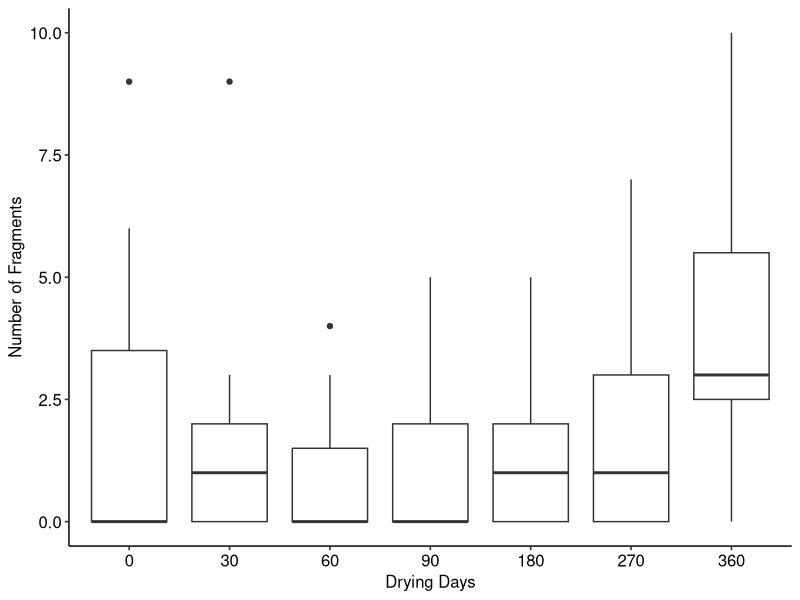
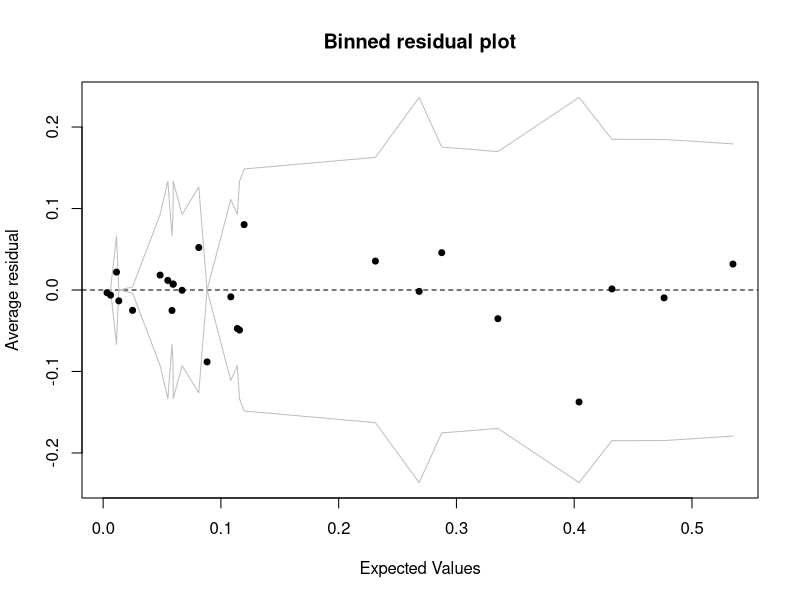
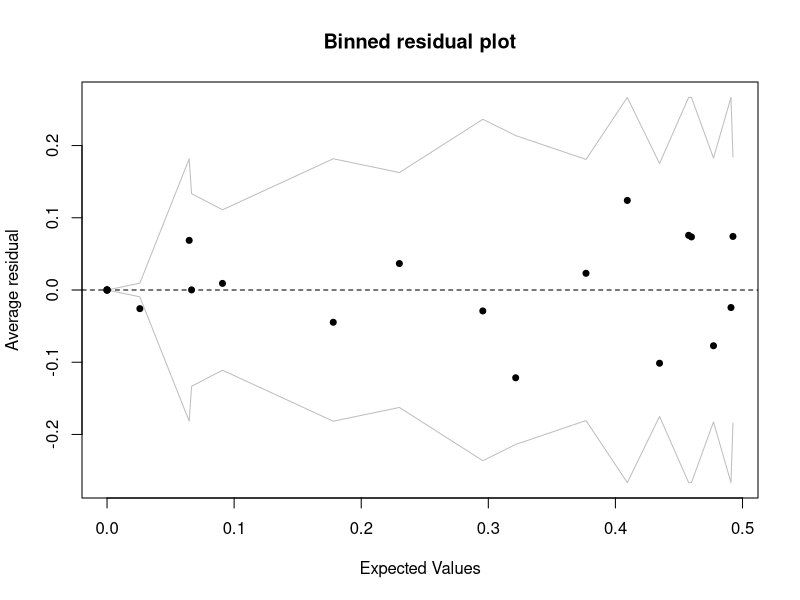
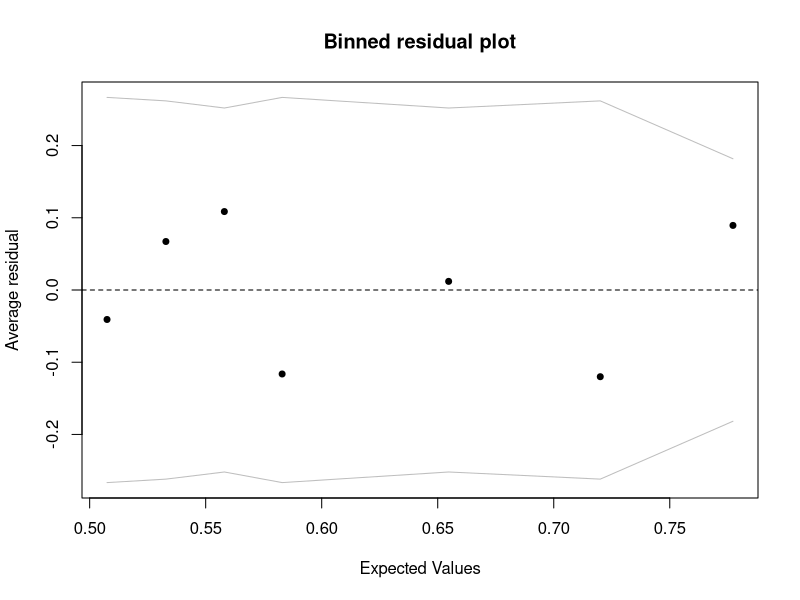
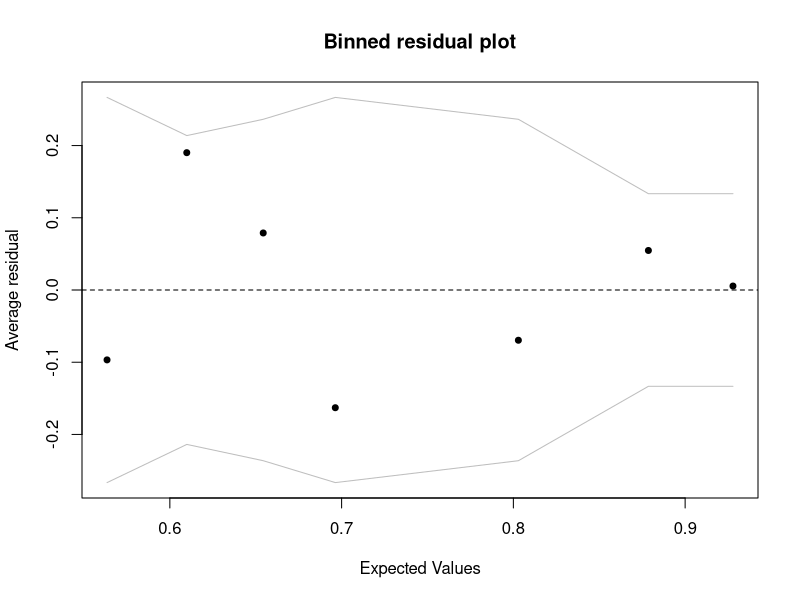
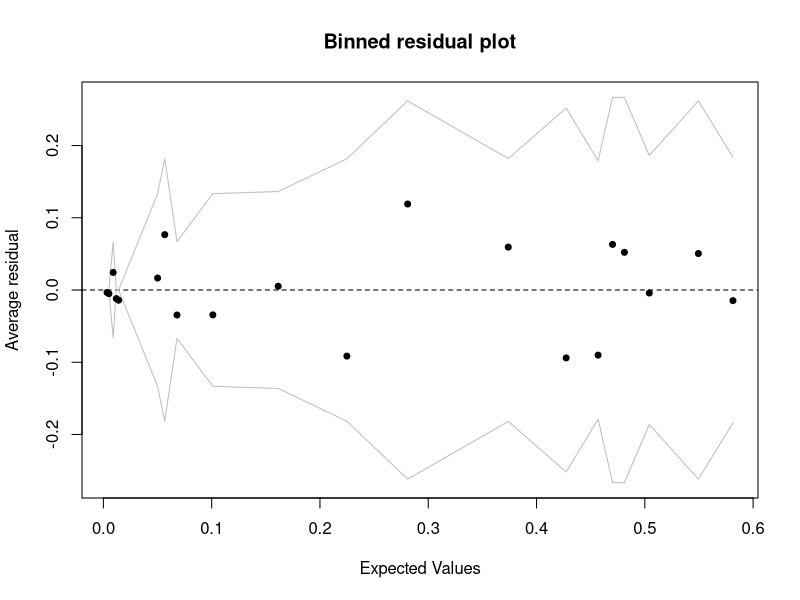
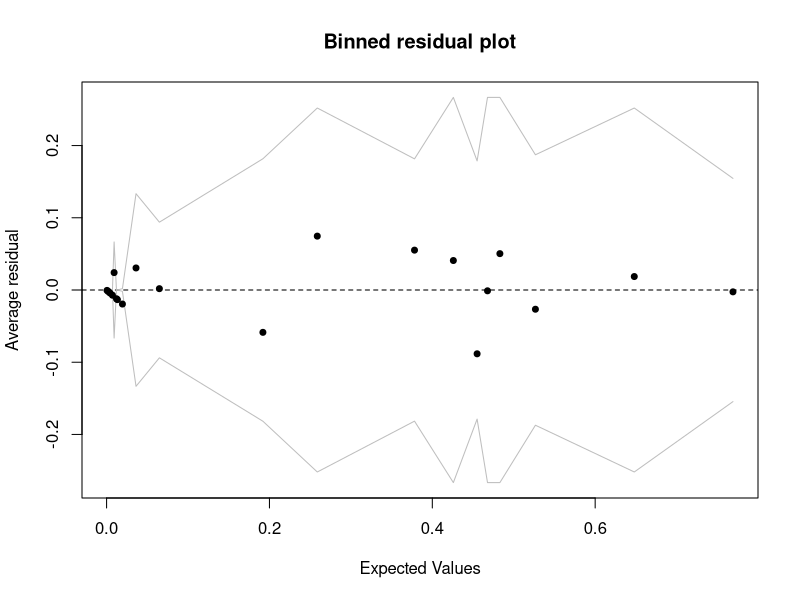
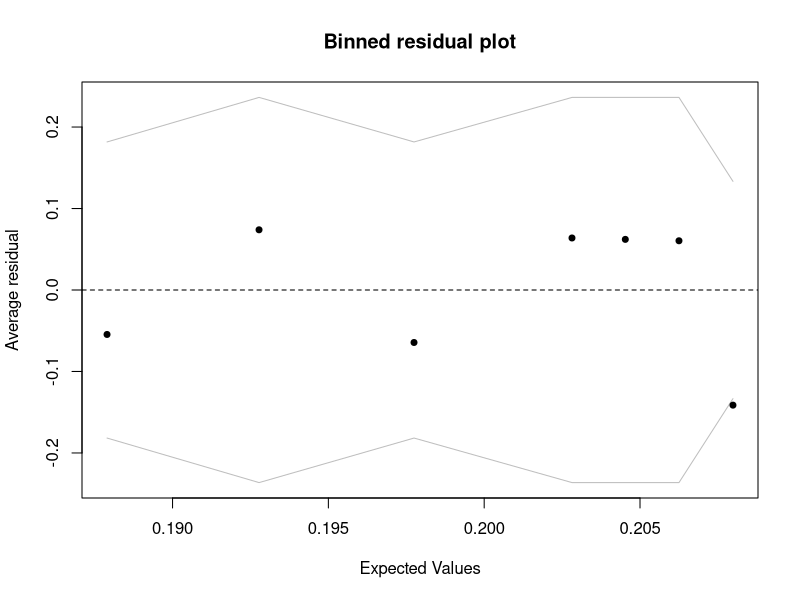

Write the R code that produced these figures, in order.
## ---- chunk 1
knitr::opts_chunk$set(echo = FALSE)
library(tidyverse)
library(readxl)
library(dplyr)
library(nnet)
library(rlist)
library(arm)
library(knitr)
library(MASS)
library(ggpubr)
theme_set(theme_pubr())
# loading packages
## ---- chunk 2
bone <- readxl::read_xlsx("BU Thesis Data-2.xlsx", sheet = 2)
drop<-c()
for (i in 1:nrow(bone))  {
  if (is.na(bone$`Bone Type`[i])){
    drop <- c(drop, i)
  }
}
bone<-bone[-drop,]
# read bone and drop the date without information
# ignore unobserved bone
bone <- dplyr::select(bone,-`Bone Type`,-`Percentage of Feature Present`)
# select columns from Bone Type to Percentage of Feature Present
bone$`Bone Specimen` <- gsub("\\,.*","", bone$`Bone Specimen`)
bone$`Bone Specimen` <- gsub("[^0-9]","", bone$`Bone Specimen`)
bone$`days`<-as.numeric(bone$`Bone Specimen`)
bone<-mutate(bone,`Bone Specimen`=fct_relevel(`Bone Specimen`,'0','30','60','90','180','270','360'))
# creating variable drying day
typeof(bone$`Bone Specimen`)
bone$`Fractographic Features`[bone$`Fractographic Features`=="N/A"]<-"No Feature"
bone$`Fracture Angle`[bone$`Fracture Angle`=="N/A"]<-"non applicable"
bone$`Fracture Type`[bone$`Fracture Type`=="N/A"]<-"non applicable"
bone$`Fracture Surface`[bone$`Fracture Surface`=="N/A"]<-"non applicable"
bone$`Fracture Outline`[bone$`Fracture Outline`=="N/A"]<-"non applicable"
#Clean dependent variable
bone$`Bisecting Fracture`<-factor(bone$`Bisecting Fracture`)
bone$`Fracture-like`<-factor(bone$`Fracture-like`)
bone$`Fracture Angle`<-factor(bone$`Fracture Angle`)
bone$`Fracture Type`<-factor(bone$`Fracture Type`)
bone$`Fracture Surface`<-factor(bone$`Fracture Surface`)
bone$`Fracture Outline`<-factor(bone$`Fracture Outline`)
bone$`Fractographic Features`<-factor(bone$`Fractographic Features`)
# transfer variables to factor 
## ---- chunk 3
bone$`WAKE HACKLE`<-rep(0,nrow(bone))
bone$`WAKE HACKLE`[grepl('WAKE HACKLE', bone$`Fractographic Features`)]<-1
bone$`WAKE HACKLE`<-as.factor(bone$`WAKE HACKLE`)

bone$`BONE HACKLE`<-rep(0,nrow(bone))
bone$`BONE HACKLE`[grepl('BONE HACKLE', bone$`Fractographic Features`)]<-1
bone$`BONE HACKLE`<-as.factor(bone$`BONE HACKLE`)

bone$`BONE MIRROR`<-rep(0,nrow(bone))
bone$`BONE MIRROR`[grepl('BONE MIRROR', bone$`Fractographic Features`)]<-1
bone$`BONE MIRROR`<-as.factor(bone$`BONE MIRROR`)

bone$`CANTILEVER CURL`<-rep(0,nrow(bone))
bone$`CANTILEVER CURL`[grepl('CANTILEVER CURL', bone$`Fractographic Features`)]<-1
bone$`CANTILEVER CURL`<-as.factor(bone$`CANTILEVER CURL`)

bone$`ARREST RIDGE`<-rep(0,nrow(bone))
bone$`ARREST RIDGE`[grepl('ARREST RIDGE', bone$`Fractographic Features`)]<-1
bone$`ARREST RIDGE`<-as.factor(bone$`ARREST RIDGE`)

bone$`WALLNER LINES`<-rep(0,nrow(bone))
bone$`WALLNER LINES`[grepl('WALLNER LINES', bone$`Fractographic Features`)]<-1
bone$`WALLNER LINES`<-as.factor(bone$`WALLNER LINES`)
## ---- chunk 4
options(digits = 2) 
table1<-rbind(table(bone$`Bisecting Fracture`,bone$`Bone Specimen`)[2,]/15,table(bone$`Fracture-like`,bone$`Bone Specimen`)[2,]/15)
row.names(table1)<-c('Bisecting percentage','Fracture-like percentage')
kable(table1,caption = 'Bisecting Fracture and Fracture-like percentage for different drying-day groups')
ggplot(data = bone, mapping = aes(x = `Bone Specimen`, y = `Number of Fragments`)) + geom_boxplot()+labs(x="Drying Days")

## ---- chunk 5
fit.Fracture_Type<-multinom(bone$`Fracture Type`~bone$days,trace = FALSE)
summary(fit.Fracture_Type)
binnedplot(fitted(fit.Fracture_Type),resid(fit.Fracture_Type,type="response"))
## ---- chunk 6
t_stat_type <- summary(fit.Fracture_Type)$coefficients / summary(fit.Fracture_Type)$standard.errors
t_stat_type
## ---- chunk 7
fit.Fracture_Surface<-multinom(bone$`Fracture Surface`~bone$days,trace = FALSE)
summary(fit.Fracture_Surface)
binnedplot(fitted(fit.Fracture_Surface),resid(fit.Fracture_Surface,type="response"))
## ---- chunk 8
t_stat_Surface <- summary(fit.Fracture_Surface)$coefficients / summary(fit.Fracture_Surface)$standard.errors
t_stat_Surface
## ---- chunk 9
fit.Bisect_Fracture<-glm(bone$`Bisecting Fracture`~bone$days,family = binomial())
summary(fit.Bisect_Fracture) #estimated coefficients & p-value
## ---- chunk 10
binnedplot(fitted(fit.Bisect_Fracture),resid(fit.Bisect_Fracture,type="response"))
## ---- chunk 11
fit.Fracture_like<-glm(bone$`Fracture-like`~bone$days,family = binomial())
summary(fit.Fracture_like) #estimated coefficients, p-value
## ---- chunk 12
binnedplot(fitted(fit.Fracture_like),resid(fit.Fracture_like,type="response"))
## ---- chunk 13
fit.Fracture_Angle<-multinom(bone$`Fracture Angle`~bone$days,trace = FALSE)
summary(fit.Fracture_Angle)
## ---- chunk 14
z <- summary(fit.Fracture_Angle)$coefficients / summary(fit.Fracture_Angle)$standard.errors
p <- (1-pnorm(abs(z),0,1)) * 2
p     # How to interpret significant part ??? 
## ---- chunk 15
binnedplot(fitted(fit.Fracture_Angle),resid(fit.Fracture_Angle,type="response"))
## ---- chunk 16
fit.Number_of_Fragments1 <- glm(bone$`Number of Fragments` ~ bone$days, family="poisson")
summary(fit.Number_of_Fragments1) #estimated coefficients
pchisq(fit.Number_of_Fragments1$deviance,df=fit.Number_of_Fragments1$df.residual, lower.tail=FALSE)
regout <- glm(bone$`Number of Fragments`~bone$days, family=quasipoisson)
summary.glm(regout)$dispersion
## ---- chunk 17
fit.Number_of_Fragments2 <- glm.nb(bone$`Number of Fragments` ~ bone$days)
summary(fit.Number_of_Fragments2)
pchisq(fit.Number_of_Fragments2$deviance,df=fit.Number_of_Fragments2$df.residual, lower.tail=FALSE)
## ---- chunk 18
fit.Fracture_Outline<-multinom(bone$`Fracture Outline`~bone$days,trace = FALSE)
coef(fit.Fracture_Outline) #estimated coefficients
## ---- chunk 19
z <- summary(fit.Fracture_Outline)$coefficients / summary(fit.Fracture_Outline)$standard.errors
p <- (1-pnorm(abs(z),0,1)) * 2
p
## ---- chunk 20
binnedplot(fitted(fit.Fracture_Outline),resid(fit.Fracture_Outline,type="response"))
## ---- chunk 21
tb.1 = table(bone$`WAKE HACKLE`, bone$`BONE HACKLE`) 
chisq.test(tb.1) 
## ---- chunk 22
tb.2 = table(bone$`WAKE HACKLE`, bone$`BONE MIRROR`) 
chisq.test(tb.2) 
## ---- chunk 23
tb.3 = table(bone$`WAKE HACKLE`, bone$`CANTILEVER CURL`) 
chisq.test(tb.3) 
## ---- chunk 24
tb.4 = table(bone$`WAKE HACKLE`, bone$`ARREST RIDGE`) 
chisq.test(tb.4) 
## ---- chunk 25
tb.5 = table(bone$`WAKE HACKLE`, bone$`WALLNER LINES`) 
chisq.test(tb.5) 
## ---- chunk 26
tb.6 = table(bone$`BONE HACKLE`, bone$`BONE MIRROR`) 
chisq.test(tb.6) 
## ---- chunk 27
tb.7 = table(bone$`BONE HACKLE`, bone$`CANTILEVER CURL`) 
chisq.test(tb.7) 
## ---- chunk 28
tb.8 = table(bone$`BONE HACKLE`, bone$`ARREST RIDGE`) 
chisq.test(tb.8) 
## ---- chunk 29
tb.9 = table(bone$`BONE HACKLE`, bone$`WALLNER LINES`) 
chisq.test(tb.9)
## ---- chunk 30
tb.10 = table(bone$`BONE MIRROR`, bone$`CANTILEVER CURL`) 
chisq.test(tb.10)
## ---- chunk 31
tb.11 = table(bone$`BONE MIRROR`, bone$`ARREST RIDGE`) 
chisq.test(tb.11)
## ---- chunk 32
tb.12 = table(bone$`BONE MIRROR`, bone$`WALLNER LINES`) 
chisq.test(tb.12)
## ---- chunk 33
tb.13 = table(bone$`CANTILEVER CURL`, bone$`ARREST RIDGE`) 
chisq.test(tb.13)
## ---- chunk 34
tb.14 = table(bone$`CANTILEVER CURL`, bone$`WALLNER LINES`) 
chisq.test(tb.14)
## ---- chunk 35
tb.15 = table(bone$`ARREST RIDGE`, bone$`WALLNER LINES`) 
chisq.test(tb.15)
## ---- chunk 36
fit.Feature.1<-glm(bone$`WAKE HACKLE`~bone$days,family = binomial())
summary(fit.Feature.1)
binnedplot(fitted(fit.Feature.1),resid(fit.Feature.1,type="response"))
## ---- chunk 37
fit.Feature.2<-glm(bone$`BONE HACKLE`~bone$days,family = binomial())
summary(fit.Feature.2)
binnedplot(fitted(fit.Feature.2),resid(fit.Feature.2,type="response"))
## ---- chunk 38
fit.Feature.3<-glm(bone$`BONE MIRROR`~bone$days,family = binomial())
summary(fit.Feature.3)
binnedplot(fitted(fit.Feature.3),resid(fit.Feature.3,type="response"))
## ---- chunk 39
count(bone,`BONE MIRROR`)
## ---- chunk 40
fit.Feature.4<-glm(bone$`CANTILEVER CURL`~bone$days,family = binomial())
summary(fit.Feature.4)
binnedplot(fitted(fit.Feature.4),resid(fit.Feature.4,type="response"))
## ---- chunk 41
fit.Feature.5<-glm(bone$`ARREST RIDGE`~bone$days,family = binomial())
summary(fit.Feature.5)
binnedplot(fitted(fit.Feature.5),resid(fit.Feature.5,type="response"))
count(bone,`ARREST RIDGE`)
## ---- chunk 42
fit.Feature.6<-glm(bone$`WALLNER LINES`~bone$days,family = binomial())
summary(fit.Feature.6)
binnedplot(fitted(fit.Feature.6),resid(fit.Feature.6,type="response"))
count(bone,`WALLNER LINES`)
## ---- chunk 43
count_1 = 0
for (i in 1:nrow(bone)){
  if (bone$`WAKE HACKLE`[i]==1){
    count_1=count_1+1
  }
    
}
